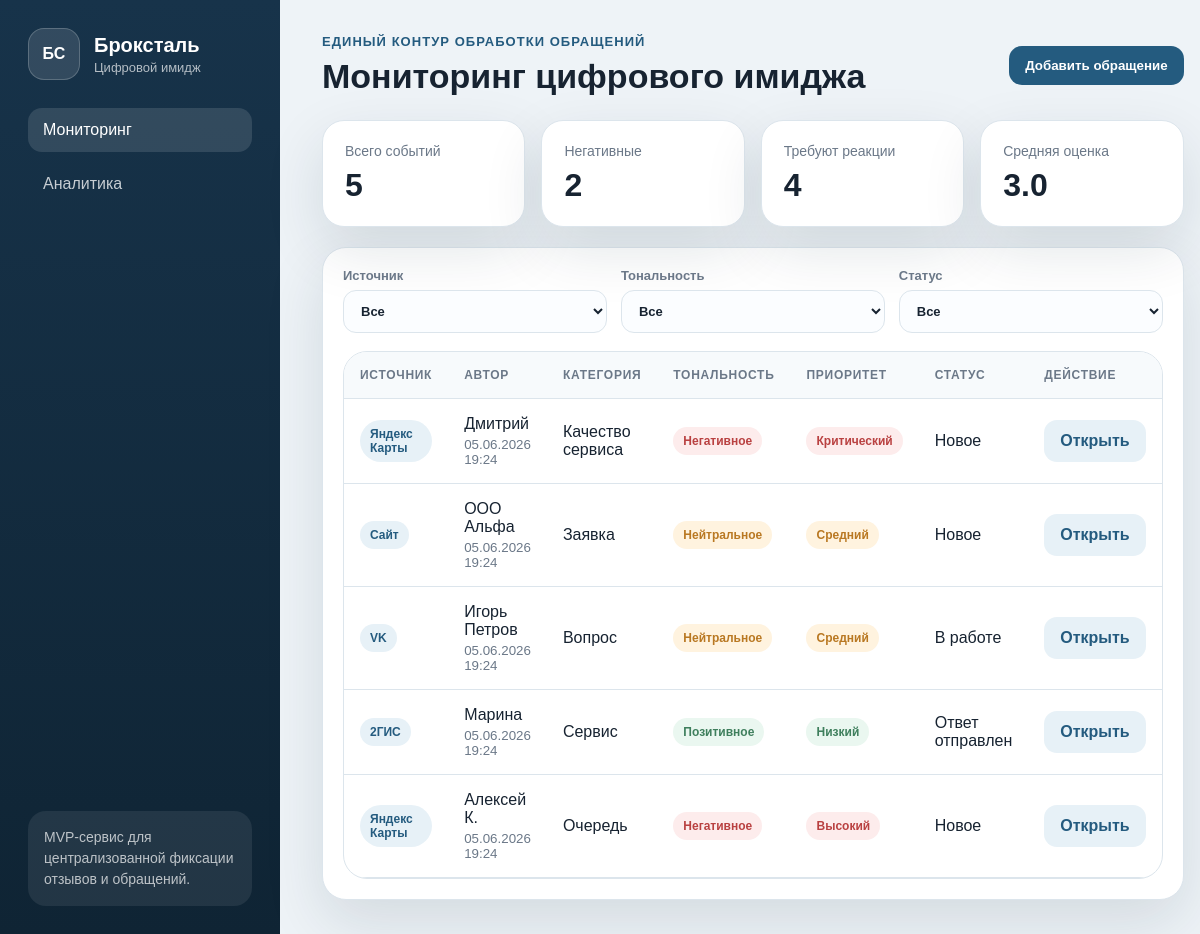
The page / on the database its author committed.
### tables this page shows
CREATE TABLE appeals (
            id INTEGER PRIMARY KEY AUTOINCREMENT,
            source TEXT NOT NULL,
            author TEXT NOT NULL,
            rating INTEGER NOT NULL,
            tone TEXT NOT NULL,
            category TEXT NOT NULL,
            priority TEXT NOT NULL,
            status TEXT NOT NULL,
            text TEXT NOT NULL,
            answer TEXT DEFAULT '',
            created_at TEXT NOT NULL,
            updated_at TEXT NOT NULL
        );

### app.py (the view)
@app.route("/")
def index():
    appeals = fetch_appeals()
    return render_template("index.html", appeals=appeals, stats=build_stats(appeals), active="dashboard")

### app.py (called while the page is built)
def get_db() -> sqlite3.Connection:
    if "db" not in g:
        g.db = sqlite3.connect(DB_PATH)
        g.db.row_factory = sqlite3.Row
    return g.db

def fetch_appeals() -> list[sqlite3.Row]:
    return get_db().execute("SELECT * FROM appeals ORDER BY id DESC").fetchall()

def build_stats(appeals: list[sqlite3.Row]) -> dict[str, Any]:
    total = len(appeals)
    negative = sum(1 for item in appeals if item["tone"] == "negative")
    in_work = sum(1 for item in appeals if item["status"] in {"new", "in_work"})
    average_rating = round(sum(item["rating"] for item in appeals) / total, 1) if total else 0
    return {
        "total": total,
        "negative": negative,
        "in_work": in_work,
        "average_rating": average_rating,
    }

@app.context_processor
def inject_labels() -> dict[str, Any]:
    return {
        "status_labels": STATUS_LABELS,
        "tone_labels": TONE_LABELS,
        "priority_labels": PRIORITY_LABELS,
    }

### templates/index.html (shortened to what this page needs)
{% extends "base.html" %}
{% block content %}
<header class="page-header">
  <div>
    <p class="eyebrow">Единый контур обработки обращений</p>
    <h1>Мониторинг цифрового имиджа</h1>
  </div>
  <button class="primary-button" onclick="document.querySelector('#create-form').classList.toggle('open')">Добавить обращение</button>
</header>
<section class="stats-grid">
  <article class="stat-card"><span>Всего событий</span><strong>{{ stats.total }}</strong></article>
  <article class="stat-card"><span>Негативные</span><strong>{{ stats.negative }}</strong></article>
  <article class="stat-card"><span>Требуют реакции</span><strong>{{ stats.in_work }}</strong></article>
  <article class="stat-card"><span>Средняя оценка</span><strong>{{ stats.average_rating }}</strong></article>
</section>
<section class="workbench">
  <div class="filters">
    <label>Источник<select id="source-filter"><option value="">Все</option><option>Яндекс Карты</option><option>2ГИС</option><option>VK</option><option>Сайт</option></select></label>
    <label>Тональность<select id="tone-filter"><option value="">Все</option><option value="negative">Негативное</option><option value="neutral">Нейтральное</option><option value="positive">Позитивное</option></select></label>
    <label>Статус<select id="status-filter"><option value="">Все</option></select></label>
  </div>
  <div class="table-card">
    <table class="appeals-table">
      <thead>
        <tr><th>Источник</th><th>Автор</th><th>Категория</th><th>Тональность</th><th>Приоритет</th><th>Статус</th><th>Действие</th></tr>
      </thead>
      <tbody>
        {% for appeal in appeals %}
        <tr data-source="{{ appeal.source }}" data-tone="{{ appeal.tone }}" data-status="{{ appeal.status }}">
          <td><span class="source-badge">{{ appeal.source }}</span></td>
          <td>{{ appeal.author }}<small>{{ appeal.created_at }}</small></td>
          <td>{{ appeal.category }}</td>
          <td><span class="tone tone-{{ appeal.tone }}">{{ tone_labels[appeal.tone] }}</span></td>
          <td><span class="priority priority-{{ appeal.priority }}">{{ priority_labels[appeal.priority] }}</span></td>
          <td>{{ status_labels[appeal.status] }}</td>
          <td><a class="link-button" href="{{ url_for('appeal_detail', appeal_id=appeal.id) }}">Открыть</a></td>
        </tr>
        {% endfor %}
      </tbody>
    </table>
  </div>
</section>
{% endblock %}

### templates/base.html (shortened to what this page needs)
<!doctype html>
<html lang="ru">
<head>
  <link rel="stylesheet" href="{{ url_for('static', filename='styles.css') }}">
</head>
<body>
  <aside class="sidebar">
    <div class="brand">
      <div class="brand-mark">БС</div>
      <div>
        <strong>Броксталь</strong>
        <span>Цифровой имидж</span>
      </div>
    </div>
    <nav class="nav">
      <a class="{{ 'active' if active == 'dashboard' else '' }}" href="{{ url_for('index') }}">Мониторинг</a>
      <a class="{{ 'active' if active == 'analytics' else '' }}" href="{{ url_for('analytics') }}">Аналитика</a>
    </nav>
    <div class="sidebar-note">
      MVP-сервис для централизованной фиксации отзывов и обращений.
    </div>
  </aside>
  <main class="main">
    {% block content %}{% endblock %}
  </main>
</body>
</html>

### static/styles.css (style rules this page uses)
:root { --bg: #eef3f7; --surface: #ffffff; --ink: #172331; --muted: #6b7888; --line: #dce5ec; --accent: #245b7f; --accent-2: #e7f1f7; --danger: #b94141; --warning: #b97822; --success: #3f7f5d; --shadow: 0 22px 60px rgba(20, 41, 61, .12); }
* { box-sizing: border-box; }
body { margin: 0; min-height: 100vh; display: grid; grid-template-columns: 280px 1fr; background: var(--bg); color: var(--ink); font-family: Arial, Helvetica, sans-serif; }
.sidebar { background: linear-gradient(180deg, #17334a, #0f2434); color: #fff; padding: 28px; display: flex; flex-direction: column; gap: 28px; }
.brand { display: flex; align-items: center; gap: 14px; }
.brand-mark { width: 52px; height: 52px; border-radius: 16px; display: grid; place-items: center; background: rgba(255,255,255,.12); border: 1px solid rgba(255,255,255,.2); font-weight: 800; }
.brand strong { display: block; font-size: 20px; }
.brand span { display: block; color: rgba(255,255,255,.68); font-size: 13px; margin-top: 3px; }
.nav { display: grid; gap: 10px; }
.nav a { color: rgba(255,255,255,.76); text-decoration: none; padding: 13px 15px; border-radius: 14px; }
.nav a.active, .nav a:hover { background: rgba(255,255,255,.12); color: #fff; }
.sidebar-note { margin-top: auto; color: rgba(255,255,255,.7); font-size: 14px; line-height: 1.5; padding: 16px; border-radius: 18px; background: rgba(255,255,255,.08); }
.main { padding: 34px 42px; }
.page-header { display: flex; align-items: center; justify-content: space-between; gap: 20px; margin-bottom: 24px; }
.eyebrow { margin: 0 0 8px; color: var(--accent); font-size: 13px; text-transform: uppercase; letter-spacing: .08em; font-weight: 700; }
h1 { margin: 0; font-size: 34px; }
.primary-button, .secondary-button, .link-button { border: 0; text-decoration: none; cursor: pointer; font-weight: 700; border-radius: 13px; padding: 12px 16px; display: inline-flex; justify-content: center; }
.primary-button { background: var(--accent); color: #fff; }
.secondary-button, .link-button { background: var(--accent-2); color: var(--accent); }
.stats-grid { display: grid; grid-template-columns: repeat(4, 1fr); gap: 16px; margin-bottom: 20px; }
.stat-card { background: var(--surface); border: 1px solid var(--line); border-radius: 22px; padding: 22px; box-shadow: var(--shadow); }
.stat-card span { display: block; color: var(--muted); font-size: 14px; margin-bottom: 8px; }
.stat-card strong { display: block; font-size: 32px; }
label { display: grid; gap: 7px; color: var(--muted); font-size: 13px; font-weight: 700; }
input, select, textarea { width: 100%; border: 1px solid var(--line); border-radius: 13px; padding: 12px 13px; font: inherit; color: var(--ink); background: #fbfdff; }
.workbench, .table-card, .detail-card, .response-card, .chart-card { background: var(--surface); border: 1px solid var(--line); border-radius: 24px; box-shadow: var(--shadow); }
.workbench { padding: 20px; }
.filters { display: grid; grid-template-columns: repeat(3, 1fr); gap: 14px; margin-bottom: 18px; }
.table-card { overflow: hidden; box-shadow: none; }
.appeals-table { width: 100%; border-collapse: collapse; }
th, td { padding: 16px; border-bottom: 1px solid var(--line); text-align: left; vertical-align: middle; }
th { color: var(--muted); font-size: 12px; text-transform: uppercase; letter-spacing: .06em; background: #f7fafc; }
td small { display: block; color: var(--muted); margin-top: 4px; }
.source-badge, .tone, .priority { display: inline-flex; border-radius: 999px; padding: 7px 10px; font-size: 12px; font-weight: 800; }
.source-badge { background: var(--accent-2); color: var(--accent); }
.tone-negative, .priority-critical, .priority-high { background: #fdecec; color: var(--danger); }
.tone-neutral, .priority-medium { background: #fff3df; color: var(--warning); }
.tone-positive, .priority-low { background: #eaf7f0; color: var(--success); }

### rows shown on the page
appeals: source "Яндекс Карты", author "Дмитрий", created_at "05.06.2026 19:24", category "Качество сервиса", tone "Негативное", priority "Критический", status "Новое"
appeals: source "Сайт", author "ООО Альфа", created_at "05.06.2026 19:24", category "Заявка", tone "Нейтральное", priority "Средний", status "Новое"
appeals: source "VK", author "Игорь Петров", created_at "05.06.2026 19:24", category "Вопрос", tone "Нейтральное", priority "Средний", status "В работе"
appeals: source "2ГИС", author "Марина", created_at "05.06.2026 19:24", category "Сервис", tone "Позитивное", priority "Низкий", status "Ответ отправлен"
appeals: source "Яндекс Карты", author "Алексей К.", created_at "05.06.2026 19:24", category "Очередь", tone "Негативное", priority "Высокий", status "Новое"

### other values the page prints
{{ stats.total }} "5"
{{ stats.negative }} "2"
{{ stats.in_work }} "4"
{{ stats.average_rating }} "3.0"
